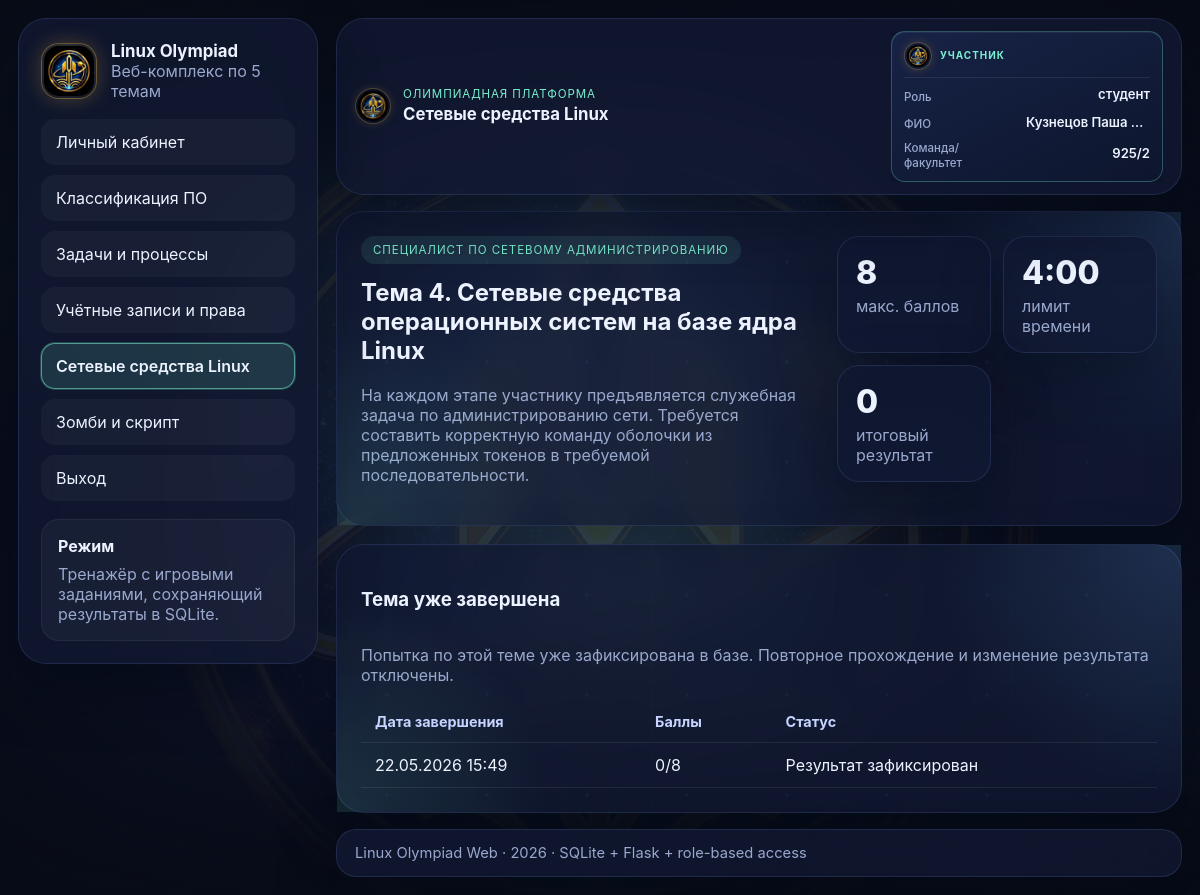
/topic/4 (signed in), run on the app's committed database.
### olympiad/models.py (models this page shows)
class User(db.Model):
    __tablename__ = "users"
    id = db.Column(db.Integer, primary_key=True)
    surname = db.Column(db.String(80), nullable=False)
    name = db.Column(db.String(80), nullable=False)
    patronymic = db.Column(db.String(80), nullable=True)
    group_number = db.Column(db.String(80), nullable=False)  # команда / факультет (общее поле)
    login = db.Column(db.String(50), unique=True, nullable=False)
    password_hash = db.Column(db.String(255), nullable=False)
    role = db.Column(db.String(20), default="student", nullable=False)
    created_at = db.Column(db.DateTime, default=datetime.utcnow, nullable=False)
    results = db.relationship("TopicResult", back_populates="user", cascade="all, delete-orphan")
    @property
    def full_name(self):
        parts = [self.surname, self.name, self.patronymic or ""]
        return " ".join(part for part in parts if part).strip()

class TopicResult(db.Model):
    __tablename__ = "topic_results"
    id = db.Column(db.Integer, primary_key=True)
    user_id = db.Column(db.Integer, db.ForeignKey("users.id"), nullable=False)
    topic_id = db.Column(db.Integer, nullable=False)
    score = db.Column(db.Integer, nullable=False)
    max_score = db.Column(db.Integer, nullable=False)
    attempt = db.Column(db.Integer, nullable=False, default=1)
    details_json = db.Column(db.Text, nullable=True)
    created_at = db.Column(db.DateTime, default=datetime.utcnow, nullable=False)
    user = db.relationship("User", back_populates="results")

### olympiad/routes/pages.py (the view)
    @app.route("/topic/<int:topic_id>")
    @login_required
    def topic_page(topic_id: int):
        if session.get("role") == "admin":
            flash(
                "Преподаватель видит результаты через админ-панель. Для прохождения можно создать студенческий аккаунт.",
                "info",
            )
        topic = get_topic(topic_id)
        if not topic:
            flash("Такой темы нет.", "error")
            return redirect(url_for("dashboard"))
        role = session.get("role") or "student"
        is_tester = role == "tester"
        completed_result = (
            TopicResult.query.filter_by(user_id=session["user_id"], topic_id=topic_id)
            .order_by(TopicResult.created_at.desc())
            .first()
        )
        is_locked = (completed_result is not None) and not is_tester
        return render_template(
            "topic.html",
            topic=topic,
            topic_payload=json.dumps(topic, ensure_ascii=False),
            completed_result=completed_result,
            is_locked=is_locked,
            is_tester=is_tester,
            music_enabled=is_music_enabled(),
        )

### olympiad/utils/auth.py (called while the page is built)
def login_required(view_func):
    @wraps(view_func)
    def wrapper(*args, **kwargs):
        if not session.get("user_id"):
            return redirect(url_for("login"))
        return view_func(*args, **kwargs)
    return wrapper

### topics/__init__.py (called while the page is built)
def get_topic(topic_id: int):
    return TOPICS.get(topic_id)

def list_topics():
    return [TOPICS[key] for key in sorted(TOPICS.keys())]

### templates/topic.html (shortened to what this page needs)
{% extends "base.html" %}
{% block page_title %}{{ topic.short_title }}{% endblock %}
{% block content %}
<section class="topic-hero glass-card {{ topic.ui_theme }}">
    <div>
        <div class="card-badge">{{ topic.hero }}</div>
        <h2>{{ topic.title }}</h2>
        <p class="muted">{{ topic.description }}</p>
    </div>
    <div class="hero-side-stats">
        <div class="stat-box compact">
            <div class="stat-value">{{ topic.max_score }}</div>
            <div class="stat-label">макс. баллов</div>
        </div>
        <div class="stat-box compact">
            <div class="stat-value">{{ topic.time_limit_seconds // 60 }}:{{ '%02d' % (topic.time_limit_seconds % 60) }}</div>
            <div class="stat-label">лимит времени</div>
        </div>
        <div class="stat-box compact">
            <div class="stat-value">{{ completed_result.score if completed_result else '—' }}</div>
            <div class="stat-label">{% if is_tester and completed_result %}последний{% else %}итоговый{% endif %} результат</div>
        </div>
    </div>
</section>
{% if is_locked %}
<section class="glass-card history-card single-run-lock {{ topic.ui_theme }}{% if completed_result and completed_result.score >= topic.max_score and topic.type != 'classification' %} topic-result-perfect{% endif %}">
    <div class="section-head">
        <h3>{% if completed_result and completed_result.score >= topic.max_score and topic.type != 'classification' %}Модуль пройден на 100%{% else %}Тема уже завершена{% endif %}</h3>
    </div>
    <p class="muted">Попытка по этой теме уже зафиксирована в базе. Повторное прохождение и изменение результата отключены.</p>
    <div class="table-wrap">
        <table>
            <thead>
                <tr>
                    <th>Дата завершения</th>
                    <th>Баллы</th>
                    <th>Статус</th>
                </tr>
            </thead>
            <tbody>
                <tr>
                    <td>{{ completed_result.created_at.strftime('%d.%m.%Y %H:%M') }}</td>
                    <td>{{ completed_result.score }}/{{ completed_result.max_score }}</td>
                    <td>Результат зафиксирован</td>
                </tr>
            </tbody>
        </table>
    </div>
</section>
{% endif %}
{% endblock %}

### templates/base.html (shortened to what this page needs)
<!DOCTYPE html>
<html lang="ru">
<head>
    <link rel="stylesheet" href="{{ url_for('static', filename='css/style.css') }}">
</head>
<body>
    <div class="site-emblem-bg" aria-hidden="true">
        <div class="site-emblem-bg__glow"></div>
        <img src="{{ url_for('static', filename='img/brand/emblem-mission.png') }}" alt="" class="site-emblem-bg__img">
        <div class="site-emblem-bg__veil"></div>
    </div>
    <div class="page-shell">
        <aside class="sidebar">
            <div class="brand-block">
                <img
                    src="{{ url_for('static', filename='img/brand/emblem-mission.png') }}"
                    alt=""
                    class="brand-logo brand-logo-img"
                    width="56"
                    height="56"
                >
                <div>
                    <div class="brand-title">Linux Olympiad</div>
                    <div class="brand-subtitle">Веб-комплекс по 5 темам</div>
                </div>
            </div>
            <nav class="nav-links">
                {% if session.get('user_id') %}
                    {% if session.get('role') == 'admin' %}
                        <a href="{{ url_for('admin_panel') }}" class="nav-link{% if nav_active == 'admin' %} nav-link--active{% endif %}">Панель преподавателя</a>
                    {% else %}
                        <a href="{{ url_for('dashboard') }}" class="nav-link{% if nav_active == 'dashboard' %} nav-link--active{% endif %}">Личный кабинет</a>
                        {% for nav_topic in all_topics %}
                            <a href="{{ url_for('topic_page', topic_id=nav_topic.id) }}" class="nav-link{% if current_topic_id == nav_topic.id %} nav-link--active{% endif %}">{{ nav_topic.short_title }}</a>
                        {% endfor %}
                    {% endif %}
                    <a href="{{ url_for('logout') }}" class="nav-link danger-link">Выход</a>
                {% else %}
                    <a href="{{ url_for('login') }}" class="nav-link">Вход</a>
                    <a href="{{ url_for('register') }}" class="nav-link">Регистрация</a>
                {% endif %}
            </nav>
            <div class="sidebar-note">
                <div class="note-title">Режим</div>
                <div class="note-text">
                    {% if session.get('role') == 'admin' %}
                        Доступ к базе студентов, попыткам и баллам по всем темам.
                    {% elif session.get('role') == 'tester' %}
                        Неограниченные проходы тем для проверки сценариев и UI.
                    {% else %}
                        Тренажёр с игровыми заданиями, сохраняющий результаты в SQLite.
                    {% endif %}
                </div>
            </div>
        </aside>
        <div class="content-area">
            <header class="topbar">
                <div class="topbar-left">
                    <img
                        src="{{ url_for('static', filename='img/brand/emblem-mission.png') }}"
                        alt=""
                        class="topbar-emblem"
                        width="36"
                        height="36"
                    >
                    <div class="topbar-main">
                        <div class="eyebrow topbar-eyebrow">Олимпиадная платформа</div>
                        <h1 class="page-title topbar-title">{% block page_title %}Интерактивный комплекс по Linux{% endblock %}</h1>
                    </div>
                </div>
                <div class="user-chip-wrap">
                    {% if user_profile %}
                        <aside class="user-profile-card user-profile-card--role-{{ user_profile.role }}" aria-label="Профиль участника">
                            <div class="user-profile-card__head">
                                <img
                                    src="{{ url_for('static', filename='img/brand/emblem-mission.png') }}"
                                    alt=""
                                    class="user-profile-card__emblem"
                                    width="28"
                                    height="28"
                                >
                                <span class="user-profile-card__title">Участник</span>
                            </div>
                            <dl class="user-profile-card__meta">
                                <dt>Роль</dt>
                                <dd>
                                    <span class="user-profile-value">{{ user_profile.role_label }}</span>
                                </dd>
                                <dt>ФИО</dt>
                                <dd>
                                    <span class="user-profile-value">{{ user_profile.full_name }}</span>
                                </dd>
                                <dt>Команда/факультет</dt>
                                <dd>
                                    {% set team_label = '—' if user_profile.role == 'admin' else (user_profile.team or '—') %}
                                    <span class="user-profile-value">{{ team_label }}</span>
                                </dd>
                            </dl>
                        </aside>
                    {% endif %}
                </div>
            </header>
            <main class="main-content">
                {% block content %}{% endblock %}
            </main>
            <footer class="footer">
                Linux Olympiad Web · {{ now_year }} · SQLite + Flask + role-based access
            </footer>
        </div>
    </div>
</body>
</html>

### data on the page
User: group_number "925/2"
TopicResult: score "0", created_at "22.05.2026 15:49", max_score "8"

### other printed values
{{ nav_topic.short_title }} "Классификация ПО" "Задачи и процессы" "Учётные записи и права" "Сетевые средства Linux" "Зомби и скрипт"
{{ topic.short_title }} "Сетевые средства Linux"
{{ user_profile.role_label }} "студент"
{{ user_profile.full_name }} "Кузнецов Паша…"
{{ topic.hero }} "СПЕЦИАЛИСТ ПО СЕТЕВОМУ АДМИНИСТРИРОВАНИЮ"
{{ topic.title }} "Тема 4. Сетевые средства операционных систем на базе ядра Linux"
{{ topic.description }} "На каждом этапе участнику предъявляется служебная задача по администрированию сети. Требуется составить корректную команду оболочки из предложенных токенов в требуемой последовательности."
{{ topic.max_score }} "8"
{{ topic.time_limit_seconds // 60 }} "4"
{{ '%02d' % (topic.time_limit_seconds % 60) }} "00"
